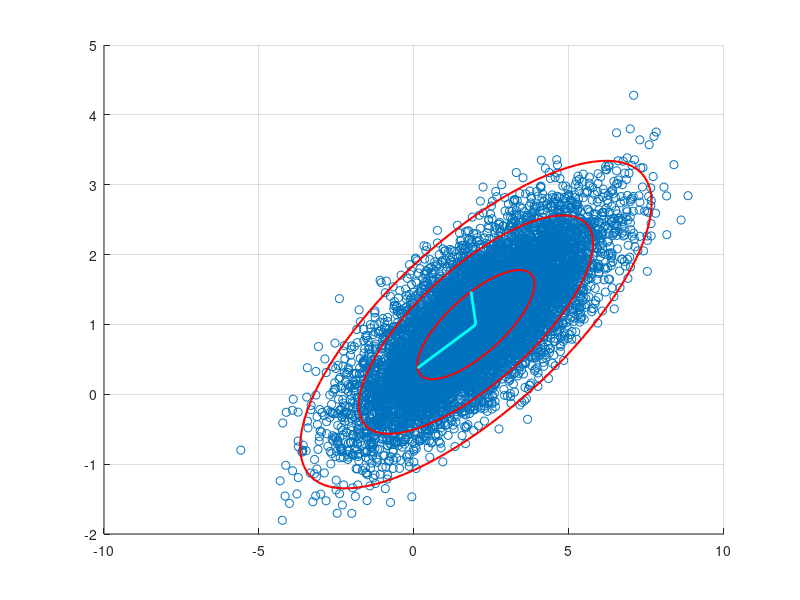

Write the MATLAB code that produced this figure.
clear all, close all, clc

xC  = [2; 1]; % center of data(mean)
sig = [2; .5]; % principal axes

theta = pi / 10;
R = [cos(theta) -sin(theta); sin(theta) cos(theta)];

nPoints = 10000;
X = R*diag(sig)*randn(2, nPoints) + diag(xC)*ones(2,nPoints);
%scatter(X(1,:), X(2,:), 'k.', 'LineWidth', 2);


%%
Xavg = mean(X, 2);                      %Computer mean
B = X - Xavg*ones(1, nPoints);      % Mean-subtracted Data
C = B'*B / (nPoints-1);

[U, S, V] = svd(B / sqrt(nPoints), 'econ');


scatter(X(1,:), X(2,:), 'k.');hold on,  grid on

theta = (0: 0.01: 1)*2*pi;
Xstd = U*S*[cos(theta); sin(theta)]; % 1-std conf. interval
plot(Xavg(1)+Xstd(1,:),Xavg(2) + Xstd(2,:),'r-','LineWidth',1.5)
plot(Xavg(1)+2*Xstd(1,:),Xavg(2) + 2*Xstd(2,:),'r-','LineWidth',1.5)
plot(Xavg(1)+3*Xstd(1,:),Xavg(2) + 3*Xstd(2,:),'r-','LineWidth',1.5)

% Plot principal components U(:,1)S(1,1) and U(:,2)S(2,2)
plot([Xavg(1) Xavg(1)+U(1,1)*S(1,1)],[Xavg(2) Xavg(2)+U(2,1)*S(1,1)],'c-','LineWidth',2)
plot([Xavg(1) Xavg(1)+U(1,2)*S(2,2)],[Xavg(2) Xavg(2)+U(2,2)*S(2,2)],'c-','LineWidth',2)




